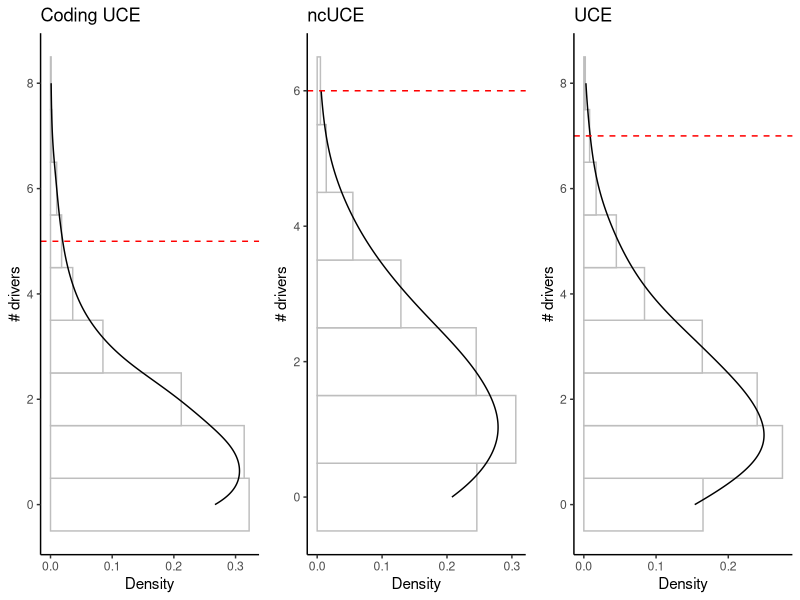

This chart was generated by the following R code:
# R v4.3.2

library(ggplot2)
library(ggpubr)

df = read.table('data_fig1h.txt', sep='\t', header=T)

p1 = ggplot(df, aes(y=cnt_cdsuce)) + 
  geom_histogram(aes(x=after_stat(density)), colour="grey", fill="white", bins=9) +
  geom_density(alpha=0.5, adjust=2) +
  scale_y_continuous(breaks = seq(0, 8, by=2)) +
  geom_hline(yintercept=5, linetype="dashed", colour="red", linewidth=0.5) +
  labs(title="Coding UCE", y="# drivers", x="Density") +
  theme_classic()

p2 = ggplot(df, aes(y=cnt_ncuce)) + 
  geom_histogram(aes(x=after_stat(density)), colour="grey", fill="white", bins=7) +
  geom_density(alpha=0.5, adjust=4) +
  geom_hline(yintercept=6, linetype="dashed", colour="red", size=0.5) +
  labs(title="ncUCE", y="# drivers", x="Density") +
  theme_classic()

p3 = ggplot(df, aes(y=cnt_uce)) + 
  geom_histogram(aes(x=after_stat(density)), colour="grey", fill="white", bins=9) +
  geom_density(alpha=7, adjust=2) +
  scale_y_continuous(breaks = seq(0, 8, by=2)) +
  geom_hline(yintercept=7, linetype="dashed", colour="red", size=0.5) +
  labs(title="UCE", y="# drivers", x="Density") +
  theme_classic()

pdf('fig1h.pdf', 10, 6)
ggarrange(p1, p2, p3, ncol=3, nrow=1)
dev.off()

